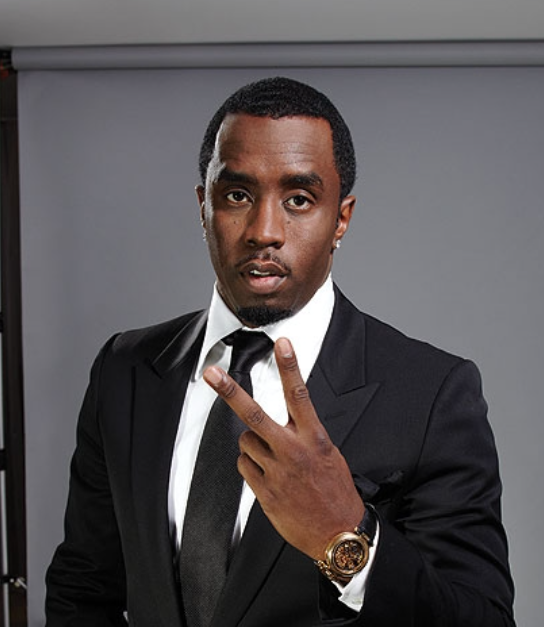
#> input picture image_to_html/diddy.png, 544 x 627 px
$ python animate.py ../image_to_html/diddy.png
#> lines starting #> are read from the running program, lines starting #| are printed output that depends on the picture
#!/usr/bin/env python3
"""Two images -> one animated HTML table (per-cell color animation "video").

Standalone program. Takes two images, squashes both to the same n x m grid, and
builds ONE table where every cell animates its own background color with pure-CSS
@keyframes, cycling between its image-1 color and its image-2 color:

    0-40%   image 1 color
    40-50%  fade  1 -> 2
    50-92%  image 2 color
    92-100% fade  2 -> 1   (then loops)

Each cell is described by a pair (color1, color2). Cells that share the same pair
share one class + one @keyframes rule, so identical animations are not repeated.

No JavaScript. This is NOT built to fit in an email (CSS animation is ignored by
mail clients) — it is for viewing in a browser.

Both images are scaled to exactly n x m, so any two sizes work; pick n and m
near the images' shared proportions to avoid distortion.

Requires Pillow (`pip install pillow`).

Usage:
    python animate.py                                  # diddy + tomek, 80 x 80
    python animate.py a.png b.jpg 100 100              # custom images and size
    python animate.py a.png b.jpg 100 100 6            # ...and a 6s cycle
"""

import re
import sys

from PIL import Image

READABLE = "index.html"
OPTIMAL = "optimal.html"

# Per-cell size in pixels.
CELL_X = 6
CELL_Y = 6

# Default seconds for one full cycle (image1 -> image2 -> image1).
DURATION = 8

# Palette size per image for quantization (keeps the CSS small). 0 = all colors.
COLORS = 96

# Hard cut, no fade: image 1 fills 0..SWITCH% of the cycle, image 2 the rest.
# The switch is a near-instant jump (SWITCH_EDGE% wide) and the loop wraps
# image 2 -> image 1 instantly, so neither direction shows a transition.
SWITCH = 50
SWITCH_EDGE = 0.1

_ALPHABET = "abcdefghijklmnopqrstuvwxyzABCDEFGHIJKLMNOPQRSTUVWXYZ"


def class_name(index):
    """Turn an integer index into a short, CSS-safe class name (a, b, ..., aa)."""
    base = len(_ALPHABET)
    name = ""
    index += 1  # shift so index 0 -> "a", not ""
    while index > 0:
        index, rem = divmod(index - 1, base)
        name = _ALPHABET[rem] + name
    return name


def image_grid(path, n, m, colors=COLORS):
    """Load `path`, squash to m x n, return an n x m grid of '#rrggbb'."""
#> called with path = '../image_to_html/diddy.png', n = 80, m = 80, colors = 96
    img = Image.open(path).convert("RGB")
    small = img.resize((m, n), Image.LANCZOS)
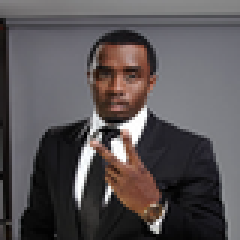
#> small: PIL image 80x80 RGB (shown 3 times larger); mean R, G, B 88.5, 83.3, 85
    if colors and colors > 0:
        small = small.quantize(colors=colors, method=Image.FASTOCTREE).convert("RGB")
    return [
        [f"#{small.getpixel((c, r))[0]:02x}"
         f"{small.getpixel((c, r))[1]:02x}"
         f"{small.getpixel((c, r))[2]:02x}"
         for c in range(m)]
        for r in range(n)
    ]


def build_animation(grid1, grid2, duration):
    """Build one table where each cell animates color1 -> color2 -> color1.

    Returns (html, n_pairs). Each distinct (color1, color2) pair gets one class
    and one @keyframes rule; every cell with that pair reuses them.
    """
    pair_to_class = {}    # (color1, color2) -> class name
    rows = ["<table>", "  <tbody>"]
    for row1, row2 in zip(grid1, grid2):
        cells = []
        for c1, c2 in zip(row1, row2):
            pair = (c1, c2)
            if pair not in pair_to_class:
                pair_to_class[pair] = class_name(len(pair_to_class))
            cells.append(f'<td class="{pair_to_class[pair]}"></td>')
        rows.append("    <tr>" + "".join(cells) + "</tr>")
    rows.append("  </tbody>")
    rows.append("</table>")
    table_html = "\n".join(rows)

    css_lines = [
        "table { border-collapse: collapse; }",
        f"td {{ width: {CELL_X}px; height: {CELL_Y}px; padding: 0; }}",
    ]
    # One animation + one keyframes rule per unique color pair. The class name
    # doubles as the keyframes name (they live in separate namespaces).
    # Hard cut: hold c1 flat to SWITCH%, jump to c2 across SWITCH_EDGE%, hold c2
    # to 100%; the loop wraps 100% -> 0% (c2 -> c1) as an instant jump too.
    for (c1, c2), cls in pair_to_class.items():
        stops = (
            f"0% {{ background: {c1}; }} "
            f"{SWITCH}% {{ background: {c1}; }} "
            f"{SWITCH + SWITCH_EDGE}% {{ background: {c2}; }} "
            f"100% {{ background: {c2}; }}"
        )
        css_lines.append(
            f".{cls} {{ animation: {cls} {duration}s linear infinite; }}")
        css_lines.append(f"@keyframes {cls} {{ {stops} }}")
    style_css = "\n".join(css_lines)

    n, m = len(grid1), (len(grid1[0]) if grid1 else 0)
    html = f"""<!DOCTYPE html>
<html lang="en">
<head>
<meta charset="UTF-8">
<title>video — {n}x{m}</title>
<style>
{style_css}
</style>
</head>
<body>
{table_html}
</body>
</html>
"""
    return html, len(pair_to_class)


def minify(html):
    """Shrink the HTML for a compact optimal.html (same rules as the other tools).

    Drops readability whitespace and the optional </td> tag, and unquotes
    letter-only class values. Keeps </tr> so rows still break. Note: CSS
    animation is ignored by email clients, so this file is small but not
    actually email-usable — it mirrors the other projects' optimal.html output.
    """
    html = re.sub(r"\n\s*", "", html)             # drop newlines + indentation
    html = re.sub(r">\s+<", "><", html)           # collapse whitespace between tags
    html = re.sub(r'class="([A-Za-z]+)"', r"class=\1", html)  # unquote class
    html = html.replace("</td>", "")              # drop optional per-cell close
    return html


def main():
    args = sys.argv[1:]
    img1 = args[0] if len(args) > 0 else "../image_to_html/diddy.png"
    img2 = args[1] if len(args) > 1 else "../image_to_html/tomek.jpg"
    n = int(args[2]) if len(args) > 2 else 80
    m = int(args[3]) if len(args) > 3 else 80
    duration = float(args[4]) if len(args) > 4 else DURATION

    grid1 = image_grid(img1, n, m)
#> grid1 = 80 items
    grid2 = image_grid(img2, n, m)
#> call 2 of image_grid, with path = '../image_to_html/tomek.jpg', n = 80, m = 80, colors = 96
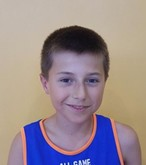
#> input picture image_to_html/tomek.jpg, 146 x 165 px
#> in image_grid, img is the input picture: PIL image 146x165 RGB; mean R, G, B 152.5, 137.7, 143
#> in image_grid (call 2), `small = img.resize((m, n), Image.LANCZOS)`:
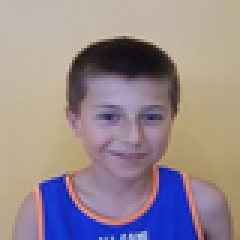
#> small: PIL image 80x80 RGB (shown 3 times larger); mean R, G, B 152.5, 137.7, 143
#> in image_grid (call 2), `small = small.quantize(colors=colors, method=Image.FASTOCTREE).convert..`:
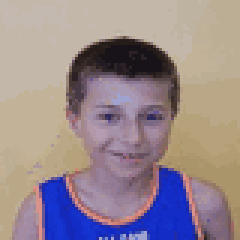
#> small: PIL image 80x80 RGB (shown 3 times larger); mean R, G, B 152, 137.2, 142.5
#> grid2 = 80 items
    html, n_pairs = build_animation(grid1, grid2, duration)
#> the loop in build_animation, `for row1, row2 in zip(grid1, grid2):` made 80 passes
#> the loop in build_animation, `for (c1, c2), cls in pair_to_class.items():` made 1378 passes
#> (c1, c2, cls) on passes 1 to 3: ('#807f80', '#c3b9b0', 'a'), ('#838386', '#c3b9b0', 'b'), ('#838386', '#c3b7a9', 'c')

    with open(READABLE, "w", encoding="utf-8") as f:
        f.write(html)
    optimal_html = minify(html)
    with open(OPTIMAL, "w", encoding="utf-8") as f:
        f.write(optimal_html)

    print(f"{img1} + {img2} -> {n}x{m} ({n * m} cells), "
          f"{n_pairs} unique color-pairs, cycle={duration}s")
#| ../image_to_html/diddy.png + ../image_to_html/tomek.jpg -> 80x80 (6400 cells), 1378 unique color-pairs, cycle=8s
    print(f"  {READABLE}: {len(html.encode('utf-8')) / 1024:.1f} KB (readable)")
#|   index.html: 364.2 KB (readable)
    print(f"  {OPTIMAL}: {len(optimal_html.encode('utf-8')) / 1024:.1f} KB (minified)")
#|   optimal.html: 317.4 KB (minified)


if __name__ == "__main__":
    main()
